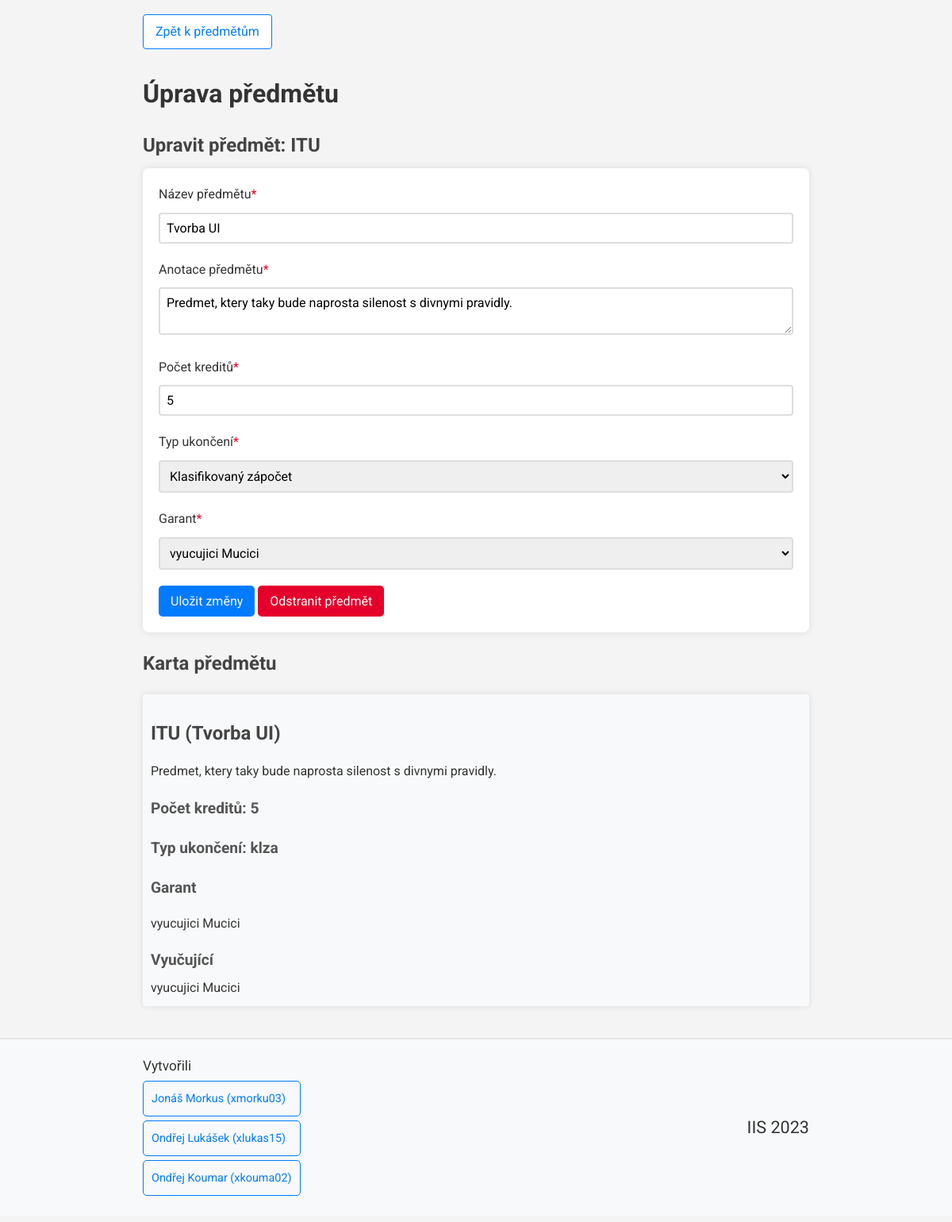
/views/subject_views/subject_info_admin.php?zkratka=ITU (signed in), run on an earlier commit of the app's database.
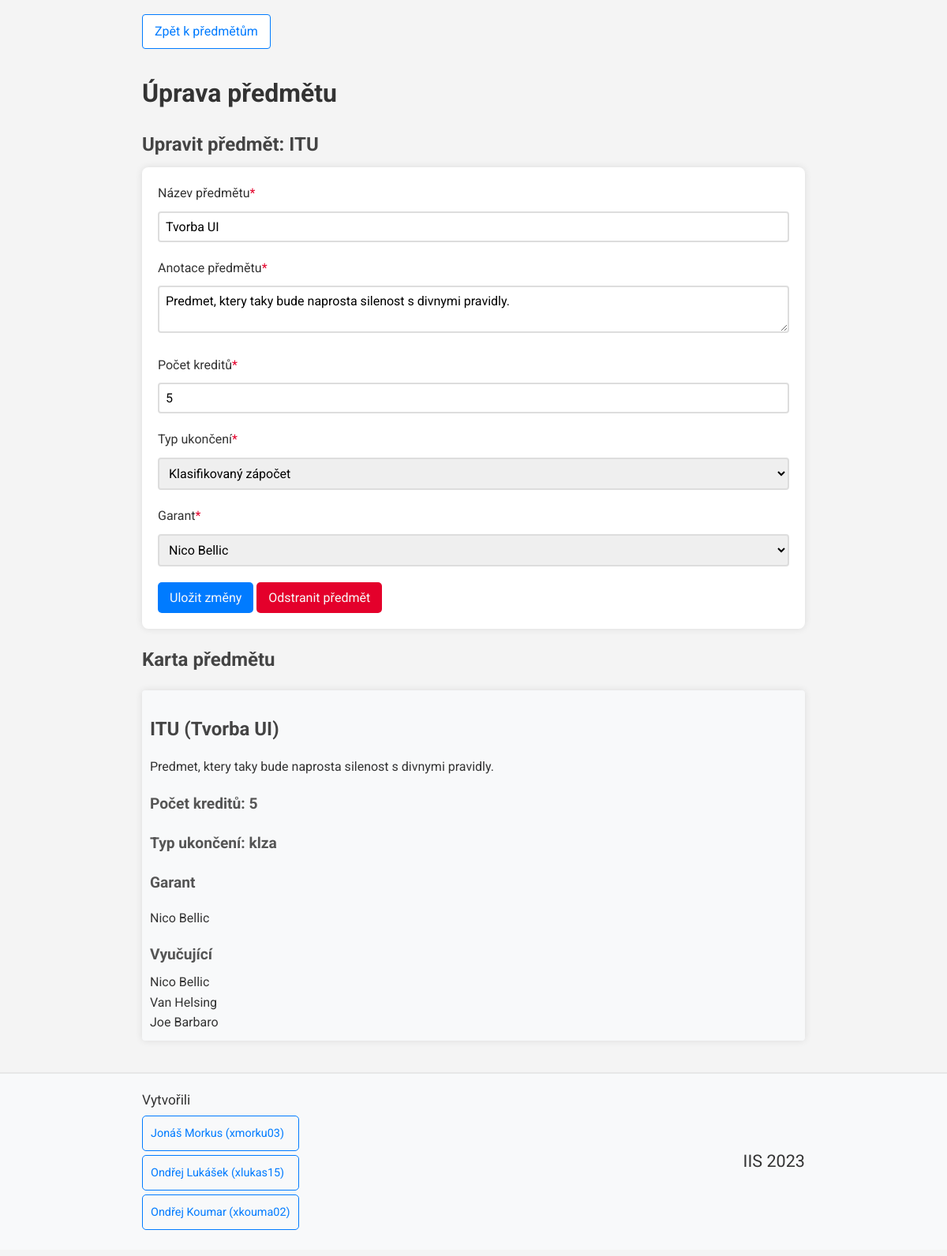
And on a later commit of the database.
### tables this page shows
CREATE TABLE Predmet (
	zkratka varchar(3) NOT NULL,
	nazev varchar(25) NOT NULL,
	anotace varchar(200) NOT NULL,
	pocet_kreditu INT(1) NOT NULL,
	typ_ukonceni varchar(6) NOT NULL,
    garant int(5),
	PRIMARY KEY (zkratka),
    FOREIGN KEY (garant) REFERENCES Osoba(ID_Osoba) ON DELETE SET NULL
);

CREATE TABLE Osoba (
	ID_Osoba INT(5) NOT NULL AUTO_INCREMENT,
	jmeno varchar(15) NOT NULL,
	prijmeni varchar(15) NOT NULL,
	email varchar(50) NOT NULL,
    heslo varchar(255) NOT NULL,  
	telefon INT(9) NOT NULL,
    role varchar(4) NOT NULL,  
	PRIMARY KEY (ID_Osoba)
);

### misc/db_conn_parameters.php (called while the page is built)
<?php
function getDbConnectionParams()
{
    $connString = "mysql:host=db;dbname=mydatabase";
    $userName = "myuser";
    $password = "mypassword";
    $options = array(
        PDO::MYSQL_ATTR_INIT_COMMAND => "SET NAMES 'utf8'"
    );
    return array(
        "connString" => $connString,
        "userName" => $userName,
        "password" => $password,
        "options" => $options
    );
}

### services/subject_service.php (called while the page is built, shortened)
<?php
require_once __DIR__ . "/../misc/db_conn_parameters.php";
class subjectService {
    private PDO $pdo;
    function __construct()
    {
        try {
            $params = getDbConnectionParams();
            $this->pdo = new PDO($params["connString"], $params["userName"], $params["password"], $params["options"]);
        }
        catch (PDOException $e) {
            error_log("Error connecting to database: " . $e->getMessage());
        }
    }
    function getSubjectInfo($id) {
        try {
            $stmt = $this->pdo->prepare("SELECT Predmet.*, Osoba.jmeno, Osoba.prijmeni
                                        FROM Predmet JOIN Osoba ON Predmet.garant = Osoba.ID_Osoba
                                        WHERE zkratka = (?)");
            $stmt->execute(array($id));
            return $stmt->fetch(PDO::FETCH_ASSOC);
        }
        catch (PDOException $e) {
            error_log("Could not get subjet info: ". $e->getMessage());
            return null;
        }
    }
    function getSubjectTeachers($subjectId) {
        try {
            $stmt = $this->pdo->prepare("SELECT Osoba.ID_Osoba, jmeno, prijmeni
                                        FROM Osoba
                                        JOIN Osoba_predmet ON Osoba.ID_Osoba = Osoba_predmet.ID_Osoba
                                        JOIN Predmet ON Osoba_predmet.zkratka = Predmet.zkratka
                                        WHERE Predmet.zkratka = ? AND Osoba.role = ?");
            $stmt->execute(array($subjectId, "vyuc"));
            return $stmt->fetchAll(PDO::FETCH_ASSOC);
        }
        catch (PDOException $e) {
            error_log("Couldn't get subject teachers: " . $e->getMessage());
            return null;
        }
    }
}

### services/user_service.php (called while the page is built, shortened)
<?php
require_once __DIR__ . "/../misc/db_conn_parameters.php";
class userService {
    private PDO $pdo;
    function __construct()
    {
        try {
            $params = getDbConnectionParams();
            $this->pdo = new PDO($params["connString"], $params["userName"], $params["password"], $params["options"]);
        }
        catch (PDOException $e) {
            error_log("Error connecting to database: " . $e->getMessage());
        }
    }
    function getUsersByRole($role) {
        try {
            $stmt = $this->pdo->prepare("SELECT ID_Osoba, jmeno, prijmeni FROM Osoba WHERE role = ?");
            $stmt->execute(array($role));
            return $stmt->fetchAll(PDO::FETCH_ASSOC);
        }
        catch (PDOException $e) {
            error_log("Error loading info of users with role $role: " . $e->getMessage());
            return null;
        }
    }
}

### views/subject_views/subject_info_admin.php (the view, shortened to what the changed rows need)
<?php
require_once "../../common.php";
require_once "../../services/subject_service.php";
require_once "../../services/user_service.php";
$subjectService = new subjectService();
$infoArray = $subjectService->getSubjectInfo($_GET["zkratka"]);
$teachers = $subjectService->getSubjectTeachers($_GET["zkratka"]);
?>
<a class='direct_link' href='subject_management_admin.php'>Zpět k předmětům</a>
<h1>
    Úprava předmětu
</h1>
<h2>
    Upravit předmět: <?= $infoArray['zkratka']; ?>
</h2>
<form action="../../controllers/subject_controllers/subject_edit.php" method="post" onsubmit="return validateForm(fields)">
    <label for="nazev">Název předmětu<?= requiredField(); ?></label>
    <input type="text" name="nazev" value="<?= $infoArray['nazev']; ?>" id="nazev"/>
    <br>
    <label for="anotace">Anotace předmětu<?= requiredField(); ?></label>
    <textarea name="anotace" id="anotace"><?= $infoArray['anotace']; ?></textarea>
    <br>
    <label for="pocet_kreditu">Počet kreditů<?= requiredField(); ?></label>
    <input type="number" name="pocet kreditu" value="<?= $infoArray['pocet_kreditu']; ?>" id="pocet_kreditu"/>
    <br>
    <label for="typ_ukonceni">Typ ukončení<?= requiredField(); ?></label>
    <select id="typ_ukonceni" name="typ_ukonceni">
        <option value="klza" <?= checkSelect("klza", $infoArray['typ_ukonceni']) ?>>Klasifikovaný zápočet</option>
    </select><br>
    <label for="garant">Garant<?= requiredField(); ?></label>
    <select name="garant" id="garant">
        <?php
        $userService = new userService();
        $users = $userService->getUsersByRole("vyuc");
        foreach ($users as $user) {
            echo '<option value="' . $user['ID_Osoba'] . '"'. checkSelect($infoArray['garant'], $user['ID_Osoba']) .'>' . $user['jmeno'] . " " . $user['prijmeni'] . '</option>';
        }
        ?>
    </select>
    <br>
    <input type="submit" value="Uložit změny">
    <input type="submit" formaction="../../controllers/subject_controllers/subject_delete.php" value="Odstranit předmět" class="btnRemove2">
</form>
<h2>
    Karta předmětu
</h2>
<div class="group">
    <h2><?= $_GET["zkratka"] ?> (<?= $infoArray["nazev"] ?>)</h2>
    <p> <?= $infoArray["anotace"] ?> </p>
    <h3> Počet kreditů: <?= $infoArray["pocet_kreditu"] ?></h3>
    <h3> Typ ukončení: <?= $infoArray["typ_ukonceni"] ?></h3>
    <h3> Garant</h3>
    <p> <?php
        if (isset($infoArray["jmeno"])) echo "{$infoArray["jmeno"]} {$infoArray["prijmeni"]}";
        else echo "Předmět nemá garanta.";
        ?> </p>
    <h3> Vyučující</h3>
    <?php
    $finalValue = "";
    foreach ($teachers as $teacher) {
        $finalValue = $finalValue . "{$teacher["jmeno"]} {$teacher["prijmeni"]}<br>";
    }
    echo $finalValue;
    ?>
</div>

What changed in the data, as far as the page shows it:
no longer on this page (row edited): osoba: jmeno "vyucujici", prijmeni "Mucici"
changed predmet "ITU": garant.jmeno "vyucujici" → "Nico"; garant.prijmeni "Mucici" → "Bellic"
now on this page (row edited): osoba: jmeno "Nico", prijmeni "Bellic"
now on this page (row unchanged): osoba: jmeno "Van", prijmeni "Helsing"
added osoba: jmeno "Joe", prijmeni "Barbaro"
Also different on the page:
form field garant: "vyucujici Mucici" → "Nico Bellic"
